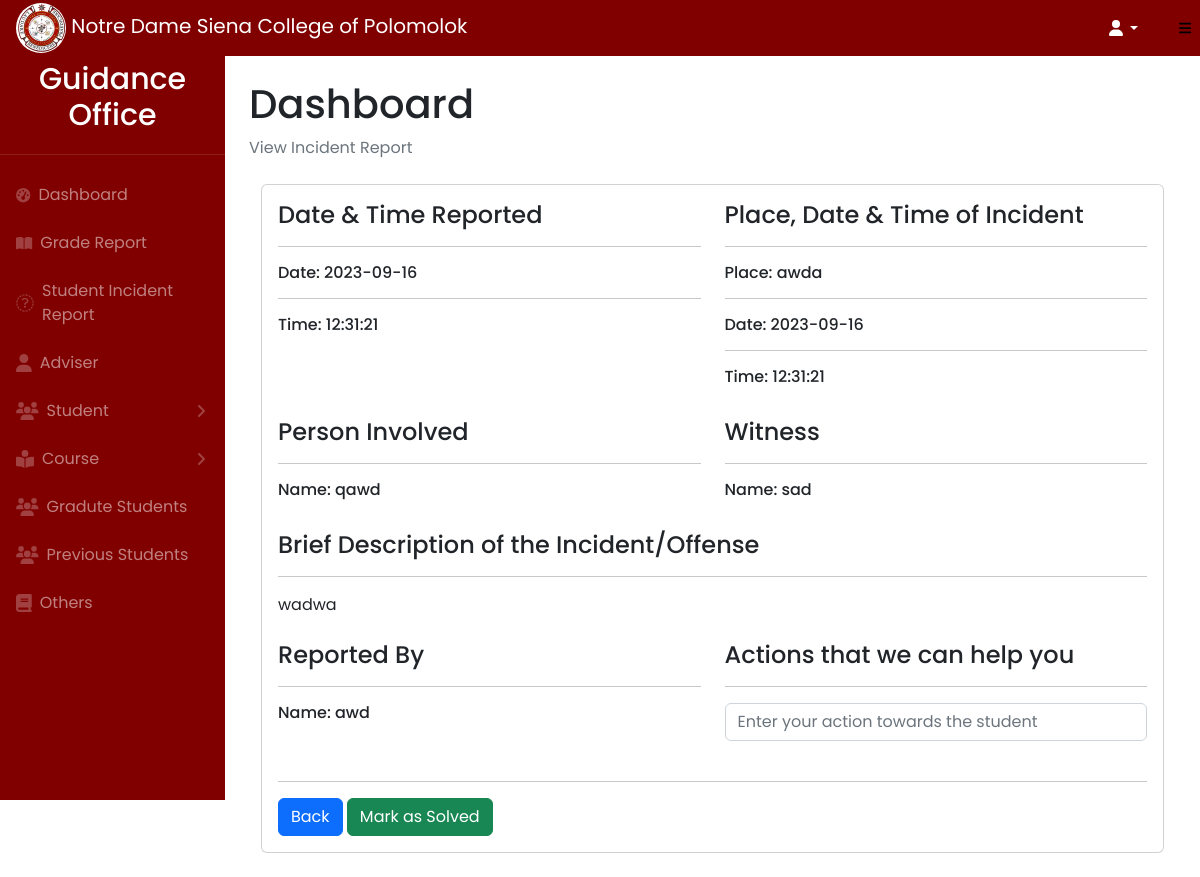
The app's page /admin/vwreport.php?id=1 with its own data.
### tables this page shows
CREATE TABLE `report` (
  `id` int(11) NOT NULL,
  `place` varchar(255) NOT NULL,
  `date` date NOT NULL,
  `time` time NOT NULL,
  `person_name` varchar(255) NOT NULL,
  `witness_name` varchar(255) NOT NULL,
  `reportby` varchar(255) NOT NULL,
  `reason` varchar(255) NOT NULL,
  `solve` varchar(255) NOT NULL
);

### admin/vwreport.php (the view, shortened to what this page needs)
<?php
require('assets/component/header.php');
require('assets/component/topnavbar.php');
require('assets/component/sidebar.php');
include('../db-conn/config.php');
if (isset($_GET['id'])) {
    $vwreportid = $_GET['id'];
    $query = "SELECT * FROM report WHERE id = $vwreportid";
    $result = mysqli_query($conn, $query);
    if ($result && mysqli_num_rows($result) > 0) {
        $reportres = mysqli_fetch_assoc($result);
        $curdate = $reportres['date'];
        $reportplace = $reportres['place'];
        $reportdate = $reportres['date'];
        $reportinvolved = $reportres['person_name'];
        $personwitness = $reportres['witness_name'];
        $reportby = $reportres['reportby'];
        $reportreason = $reportres['reason'];
        $reporttime = date('H:i:s');
        $curtime = date('H:i:s');
?>
<div id="layoutSidenav">
    <div id="layoutSidenav_content">
        <main>
            <div class="container-fluid px-4">
                <h1 class="mt-4">Dashboard</h1>
                <ol class="breadcrumb mb-4">
                    <li class="breadcrumb-item active">View Incident Report</li>
                </ol>
                <div class="container-fluid px-6">
                    <div class="card mb-4">
                        <div class="card-body">
                            <div class="row">
                                <div class="col-md-6 mb-4">
                                    <h4>Date & Time Reported</h4>
                                    <hr>
                                    <h6>Date: <?php echo $curdate ?></h6>
                                    <hr>
                                    <h6>Time: <?php echo $curtime ?></h6>
                                </div>
                                <div class="col-md-6 mb-4">
                                    <h4>Place, Date & Time of Incident</h4>
                                    <hr>
                                    <h6>Place: <?php echo $reportplace ?></h6>
                                    <hr>
                                    <h6>Date: <?php echo $reportdate ?></h6>
                                    <hr>
                                    <h6>Time: <?php echo $reporttime ?></h6>
                                </div>
                            </div>
                            <div class="row">
                                <div class="col-md-6 mb-4">
                                    <h4>Person Involved</h4>
                                    <hr>
                                    <h6>Name: <?php echo $reportinvolved ?></h6>
                                </div>
                                <div class="col-md-6 mb-4">
                                    <h4>Witness</h4>
                                    <hr>
                                    <h6>Name: <?php echo $personwitness ?></h6>
                                </div>
                            </div>
                            <div class="col-md-15 mb-4 text-align-center">
                                <h4>Brief Description of the Incident/Offense</h4>
                                <hr>
                                <p><?php echo $reportreason ?></p>
                            </div>
                            <div class="row">
                                <div class="col-md-6 mb-4">
                                    <h4>Reported By</h4>
                                    <hr>
                                    <h6>Name: <?php echo $reportby ?></h6>
                                </div>
                                <div class="col-md-6 mb-4">
                                    <form action="../db-conn/marksolve.php" method="POST">
                                        <h4>Actions that we can help you</h4>
                                        <hr>
                                        <input type="text" class="form-control" name="solve"
                                            placeholder="Enter your action towards the student">
                                </div>
                            </div>
                            <hr>
                            <button class="btn btn-primary" onclick="window.location.href='report.php';">Back</button>
                            <button class="btn btn-success" type="submit">Mark as
                                Solved</button>
                        </div>
                    </div>
                </div>
            </div>
        </main>
    </div>
</div>
<?php
    } else {
        echo "Report not found.";
    }
}
?>

### admin/css/file.css (style rules this page uses)
* { margin: 0; padding: 0; box-sizing: border-box; font-family: "Poppins", sans-serif; }
.card { margin-top: 20px; }

### records on screen
report: date "2023-09-16", place "awda", person_name "qawd", witness_name "sad", reason "wadwa", reportby "awd"

### other values on screen
$curtime "12:31:21"
$reporttime "12:31:21"
